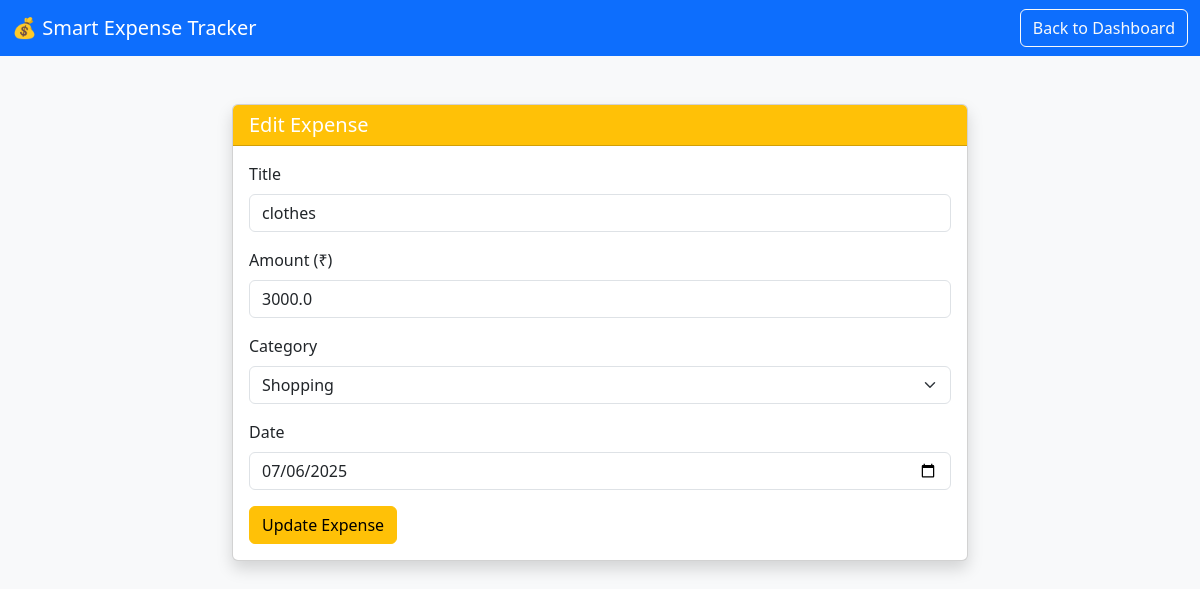
The app's page /edit/4 (signed in) with its own data.
### app.py (models this page shows)
class Expense(db.Model):
    id = db.Column(db.Integer, primary_key=True)
    title = db.Column(db.String(100), nullable=False)
    amount = db.Column(db.Float, nullable=False)
    category = db.Column(db.String(50), nullable=False)
    date = db.Column(db.String(10), nullable=False)
    user_id = db.Column(db.Integer, db.ForeignKey('user.id'))

### app.py (the view, shortened to what this page needs)
@app.route('/edit/<int:id>', methods=['GET', 'POST'])
@login_required
def edit(id):
    expense = Expense.query.get_or_404(id)
    return render_template('edit.html', expense=expense)

### app.py (called while the page is built)
@app.after_request
def set_secure_headers(response):
    response.headers['X-Content-Type-Options'] = 'nosniff'
    response.headers['X-Frame-Options'] = 'DENY'
    response.headers['X-XSS-Protection'] = '1; mode=block'
    return response

def login_required(f):
    @wraps(f)
    def decorated_function(*args, **kwargs):
        if 'user_id' not in session:
            flash("Please log in first.", "warning")
            return redirect(url_for('login'))
        return f(*args, **kwargs)
    return decorated_function

### templates/edit.html (shortened to what this page needs)
<!DOCTYPE html>
<html lang="en">
<head>
  <link href="https://cdn.jsdelivr.net/npm/bootstrap@5.3.0/dist/css/bootstrap.min.css" rel="stylesheet">
</head>
<body class="bg-light">
<nav class="navbar navbar-expand-lg navbar-dark bg-primary">
  <div class="container-fluid">
    <span class="navbar-brand">💰 Smart Expense Tracker</span>
    <a href="/dashboard" class="btn btn-outline-light">Back to Dashboard</a>
  </div>
</nav>
<div class="container mt-5">
  <div class="row justify-content-center">
    <div class="col-md-8">
      <div class="card shadow">
        <div class="card-header bg-warning text-white">
          <h5 class="mb-0">Edit Expense</h5>
        </div>
        <div class="card-body">
          <form method="POST">
            <div class="mb-3">
              <label class="form-label">Title</label>
              <input type="text" class="form-control" name="title" value="{{ expense.title }}" required>
            </div>
            <div class="mb-3">
              <label class="form-label">Amount (₹)</label>
              <input type="number" class="form-control" name="amount" value="{{ expense.amount }}" required>
            </div>
            <div class="mb-3">
              <label class="form-label">Category</label>
              <select class="form-select" name="category" required>
                <option {% if expense.category == 'Shopping' %}selected{% endif %}>Shopping</option>
              </select>
            </div>
            <div class="mb-3">
              <label class="form-label">Date</label>
              <input type="date" class="form-control" name="date" value="{{ expense.date }}" required>
            </div>
            <button type="submit" class="btn btn-warning">Update Expense</button>
          </form>
        </div>
      </div>
    </div>
  </div>
</div>
</body>
</html>

### records on screen
Expense: title "clothes", amount "3000.0", category "Shopping", date "07/06/2025"
